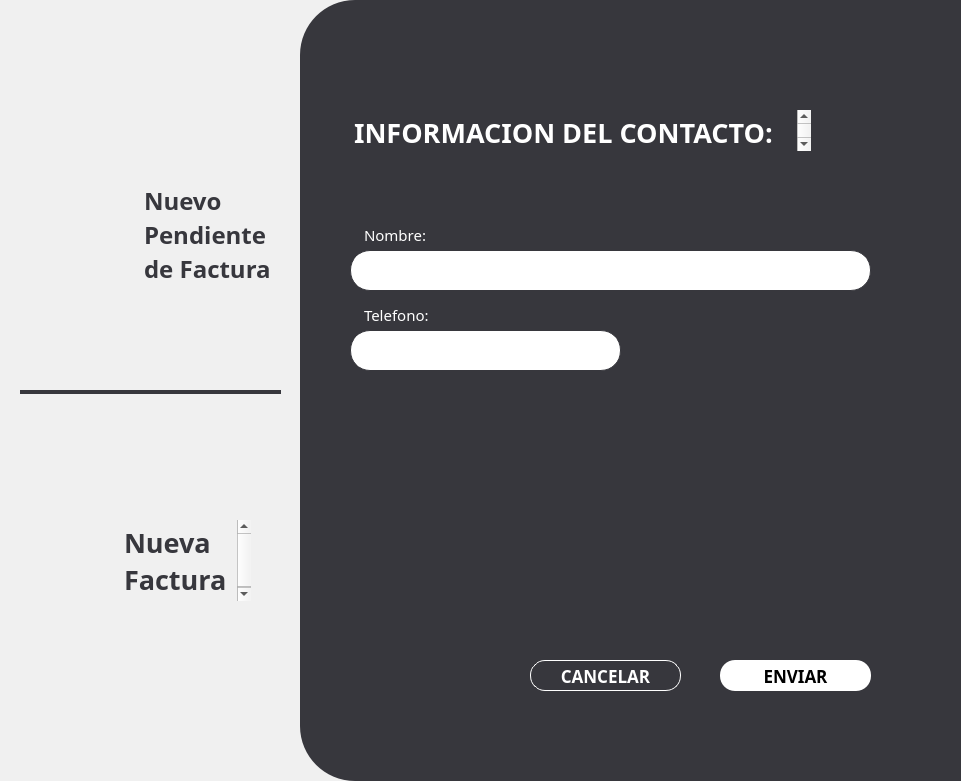
  <widget class="QFrame" name="frame_white">
   <property name="geometry">
    <rect>
     <x>340</x>
     <y>0</y>
     <width>961</width>
     <height>781</height>
    </rect>
   </property>
   <property name="styleSheet">
    <string notr="true">QFrame {
    border: none;       /* Color y grosor del borde */
    border-radius: 55px;          /* Radio de las esquinas */
    background-color: #f0f0f0;    /* Color de fondo */
    margin: 0px;                  /* Margen externo a 0 */
    padding: 0px;                 /* Espaciado interno a 0 */
}

</string>
   </property>
   <property name="frameShape">
    <enum>QFrame::StyledPanel</enum>
   </property>
   <property name="frameShadow">
    <enum>QFrame::Raised</enum>
   </property>
   <widget class="QFrame" name="frame_white_grey">
    <property name="geometry">
     <rect>
      <x>300</x>
      <y>0</y>
      <width>961</width>
      <height>781</height>
     </rect>
    </property>
    <property name="styleSheet">
     <string notr="true">QFrame {
    border: none;       /* Color y grosor del borde */
    border-radius: 55px;          /* Radio de las esquinas */
    background-color: #37373d;    /* Color de fondo */
    margin: 0px;                  /* Margen externo a 0 */
    padding: 0px;                 /* Espaciado interno a 0 */
}

</string>
    </property>
    <property name="frameShape">
     <enum>QFrame::StyledPanel</enum>
    </property>
    <property name="frameShadow">
     <enum>QFrame::Raised</enum>
    </property>
    <widget class="QLineEdit" name="NombreHolder">
     <property name="geometry">
      <rect>
       <x>50</x>
       <y>250</y>
       <width>521</width>
       <height>41</height>
      </rect>
     </property>
     <property name="font">
      <font>
       <family>Montserrat</family>
       <pointsize>18</pointsize>
      </font>
     </property>
     <property name="layoutDirection">
      <enum>Qt::LeftToRight</enum>
     </property>
     <property name="styleSheet">
      <string notr="true">QLineEdit{
	border: 1px solid  #37373d;
		background: #FFFFFF; 
		 border-radius: 20px; 
}</string>
     </property>
     <property name="inputMask">
      <string/>
     </property>
     <property name="alignment">
      <set>Qt::AlignCenter</set>
     </property>
     <property name="placeholderText">
      <string/>
     </property>
    </widget>
    <widget class="QPushButton" name="EnviarButton">
     <property name="geometry">
      <rect>
       <x>420</x>
       <y>660</y>
       <width>151</width>
       <height>31</height>
      </rect>
     </property>
     <property name="font">
      <font>
       <family>Montserrat</family>
       <pointsize>13</pointsize>
       <weight>75</weight>
       <bold>true</bold>
      </font>
     </property>
     <property name="styleSheet">
      <string notr="true">QPushButton{
		background: #FFFFFF; 
		 border-radius: 15px; 
}</string>
     </property>
     <property name="text">
      <string>ENVIAR</string>
     </property>
    </widget>
    <widget class="QTextBrowser" name="InfodelText">
     <property name="geometry">
      <rect>
       <x>50</x>
       <y>110</y>
       <width>461</width>
       <height>41</height>
      </rect>
     </property>
     <property name="sizePolicy">
      <sizepolicy hsizetype="Expanding" vsizetype="Expanding">
       <horstretch>0</horstretch>
       <verstretch>0</verstretch>
      </sizepolicy>
     </property>
     <property name="font">
      <font>
       <family>Montserrat</family>
      </font>
     </property>
     <property name="toolTipDuration">
      <number>-1</number>
     </property>
     <property name="autoFillBackground">
      <bool>false</bool>
     </property>
     <property name="styleSheet">
      <string notr="true">QTextBrowser {
    background: transparent;  /* Quitar el fondo */
	color:#FFFFFF;
    border: none;             /* Quitar el borde */
	margin: 0;                /* Eliminar márgenes */
}</string>
     </property>
     <property name="html">
      <string>&lt;!DOCTYPE HTML PUBLIC &quot;-//W3C//DTD HTML 4.0//EN&quot; &quot;http://www.w3.org/TR/REC-html40/strict.dtd&quot;&gt;
&lt;html&gt;&lt;head&gt;&lt;meta name=&quot;qrichtext&quot; content=&quot;1&quot; /&gt;&lt;style type=&quot;text/css&quot;&gt;
p, li { white-space: pre-wrap; }
&lt;/style&gt;&lt;/head&gt;&lt;body style=&quot; font-family:'Montserrat'; font-size:8.25pt; font-weight:400; font-style:normal;&quot;&gt;
&lt;p style=&quot; margin-top:0px; margin-bottom:0px; margin-left:0px; margin-right:0px; -qt-block-indent:0; text-indent:0px;&quot;&gt;&lt;span style=&quot; font-family:'MS Shell Dlg 2'; font-size:20pt; font-weight:600;&quot;&gt;INFORMACION DEL CONTACTO:&lt;/span&gt;&lt;/p&gt;&lt;/body&gt;&lt;/html&gt;</string>
     </property>
    </widget>
    <widget class="QTextBrowser" name="NombreText">
     <property name="geometry">
      <rect>
       <x>60</x>
       <y>220</y>
       <width>291</width>
       <height>41</height>
      </rect>
     </property>
     <property name="sizePolicy">
      <sizepolicy hsizetype="Expanding" vsizetype="Expanding">
       <horstretch>0</horstretch>
       <verstretch>0</verstretch>
      </sizepolicy>
     </property>
     <property name="font">
      <font>
       <family>Montserrat</family>
       <pointsize>5</pointsize>
      </font>
     </property>
     <property name="toolTipDuration">
      <number>-1</number>
     </property>
     <property name="autoFillBackground">
      <bool>false</bool>
     </property>
     <property name="styleSheet">
      <string notr="true">QTextBrowser {
    background: transparent;  /* Quitar el fondo */
	color:#FFFFFF;
    border: none;             /* Quitar el borde */
	margin: 0;                /* Eliminar márgenes */
}</string>
     </property>
     <property name="html">
      <string>&lt;!DOCTYPE HTML PUBLIC &quot;-//W3C//DTD HTML 4.0//EN&quot; &quot;http://www.w3.org/TR/REC-html40/strict.dtd&quot;&gt;
&lt;html&gt;&lt;head&gt;&lt;meta name=&quot;qrichtext&quot; content=&quot;1&quot; /&gt;&lt;style type=&quot;text/css&quot;&gt;
p, li { white-space: pre-wrap; }
&lt;/style&gt;&lt;/head&gt;&lt;body style=&quot; font-family:'Montserrat'; font-size:5pt; font-weight:400; font-style:normal;&quot;&gt;
&lt;p style=&quot; margin-top:0px; margin-bottom:0px; margin-left:0px; margin-right:0px; -qt-block-indent:0; text-indent:0px;&quot;&gt;&lt;span style=&quot; font-size:11pt;&quot;&gt;Nombre:&lt;/span&gt;&lt;/p&gt;&lt;/body&gt;&lt;/html&gt;</string>
     </property>
    </widget>
    <widget class="QPushButton" name="CancelarButton">
     <property name="geometry">
      <rect>
       <x>230</x>
       <y>660</y>
       <width>151</width>
       <height>31</height>
      </rect>
     </property>
     <property name="font">
      <font>
       <family>Montserrat</family>
       <pointsize>13</pointsize>
       <weight>75</weight>
       <bold>true</bold>
      </font>
     </property>
     <property name="styleSheet">
      <string notr="true">QPushButton{
		border: 1px solid #FFFFFF;
		background: transparent; 
		color: #FFFFFF;
		 border-radius: 15px; 
}</string>
     </property>
     <property name="text">
      <string>CANCELAR</string>
     </property>
    </widget>
    <widget class="QLineEdit" name="TelefonoHolder">
     <property name="geometry">
      <rect>
       <x>50</x>
       <y>330</y>
       <width>271</width>
       <height>41</height>
      </rect>
     </property>
     <property name="font">
      <font>
       <family>Montserrat</family>
       <pointsize>18</pointsize>
      </font>
     </property>
     <property name="layoutDirection">
      <enum>Qt::LeftToRight</enum>
     </property>
     <property name="styleSheet">
      <string notr="true">QLineEdit{
	border: 1px solid  #37373d;
		background: #FFFFFF; 
		 border-radius: 20px; 
}</string>
     </property>
     <property name="inputMask">
      <string/>
     </property>
     <property name="alignment">
      <set>Qt::AlignCenter</set>
     </property>
     <property name="placeholderText">
      <string/>
     </property>
    </widget>
    <widget class="QTextBrowser" name="TelefonoText">
     <property name="geometry">
      <rect>
       <x>60</x>
       <y>300</y>
       <width>291</width>
       <height>41</height>
      </rect>
     </property>
     <property name="sizePolicy">
      <sizepolicy hsizetype="Expanding" vsizetype="Expanding">
       <horstretch>0</horstretch>
       <verstretch>0</verstretch>
      </sizepolicy>
     </property>
     <property name="font">
      <font>
       <family>Montserrat</family>
       <pointsize>5</pointsize>
      </font>
     </property>
     <property name="toolTipDuration">
      <number>-1</number>
     </property>
     <property name="autoFillBackground">
      <bool>false</bool>
     </property>
     <property name="styleSheet">
      <string notr="true">QTextBrowser {
    background: transparent;  /* Quitar el fondo */
	color:#FFFFFF;
    border: none;             /* Quitar el borde */
	margin: 0;                /* Eliminar márgenes */
}</string>
     </property>
     <property name="html">
      <string>&lt;!DOCTYPE HTML PUBLIC &quot;-//W3C//DTD HTML 4.0//EN&quot; &quot;http://www.w3.org/TR/REC-html40/strict.dtd&quot;&gt;
&lt;html&gt;&lt;head&gt;&lt;meta name=&quot;qrichtext&quot; content=&quot;1&quot; /&gt;&lt;style type=&quot;text/css&quot;&gt;
p, li { white-space: pre-wrap; }
&lt;/style&gt;&lt;/head&gt;&lt;body style=&quot; font-family:'Montserrat'; font-size:5pt; font-weight:400; font-style:normal;&quot;&gt;
&lt;p style=&quot; margin-top:0px; margin-bottom:0px; margin-left:0px; margin-right:0px; -qt-block-indent:0; text-indent:0px;&quot;&gt;&lt;span style=&quot; font-size:11pt;&quot;&gt;Telefono:&lt;/span&gt;&lt;/p&gt;&lt;/body&gt;&lt;/html&gt;</string>
     </property>
    </widget>
   </widget>
   <widget class="QLabel" name="NuevaFacturaImg">
    <property name="geometry">
     <rect>
      <x>30</x>
      <y>500</y>
      <width>81</width>
      <height>111</height>
     </rect>
    </property>
    <property name="text">
     <string/>
    </property>
    <property name="pixmap">
     <pixmap>assets/Pendientes.png</pixmap>
    </property>
    <property name="scaledContents">
     <bool>true</bool>
    </property>
   </widget>
   <widget class="QLabel" name="NuevPendienteImg">
    <property name="geometry">
     <rect>
      <x>30</x>
      <y>170</y>
      <width>101</width>
      <height>111</height>
     </rect>
    </property>
    <property name="text">
     <string/>
    </property>
    <property name="pixmap">
     <pixmap>assets/RecadoFacturas.png</pixmap>
    </property>
    <property name="scaledContents">
     <bool>true</bool>
    </property>
   </widget>
   <widget class="QTextBrowser" name="PendienteText">
    <property name="geometry">
     <rect>
      <x>140</x>
      <y>180</y>
      <width>151</width>
      <height>111</height>
     </rect>
    </property>
    <property name="sizePolicy">
     <sizepolicy hsizetype="Expanding" vsizetype="Expanding">
      <horstretch>0</horstretch>
      <verstretch>0</verstretch>
     </sizepolicy>
    </property>
    <property name="font">
     <font>
      <family>Montserrat</family>
     </font>
    </property>
    <property name="toolTipDuration">
     <number>-1</number>
    </property>
    <property name="autoFillBackground">
     <bool>false</bool>
    </property>
    <property name="styleSheet">
     <string notr="true">QTextBrowser {
    background: transparent;  /* Quitar el fondo */
	color:#37373d;
    border: none;             /* Quitar el borde */
	margin: 0;                /* Eliminar márgenes */
}</string>
    </property>
    <property name="html">
     <string>&lt;!DOCTYPE HTML PUBLIC &quot;-//W3C//DTD HTML 4.0//EN&quot; &quot;http://www.w3.org/TR/REC-html40/strict.dtd&quot;&gt;
&lt;html&gt;&lt;head&gt;&lt;meta name=&quot;qrichtext&quot; content=&quot;1&quot; /&gt;&lt;style type=&quot;text/css&quot;&gt;
p, li { white-space: pre-wrap; }
&lt;/style&gt;&lt;/head&gt;&lt;body style=&quot; font-family:'Montserrat'; font-size:8.25pt; font-weight:400; font-style:normal;&quot;&gt;
&lt;p style=&quot; margin-top:0px; margin-bottom:0px; margin-left:0px; margin-right:0px; -qt-block-indent:0; text-indent:0px;&quot;&gt;&lt;span style=&quot; font-family:'MS Shell Dlg 2'; font-size:18pt; font-weight:600;&quot;&gt;Nuevo&lt;/span&gt;&lt;/p&gt;
&lt;p style=&quot; margin-top:0px; margin-bottom:0px; margin-left:0px; margin-right:0px; -qt-block-indent:0; text-indent:0px;&quot;&gt;&lt;span style=&quot; font-family:'MS Shell Dlg 2'; font-size:18pt; font-weight:600;&quot;&gt;Pendiente &lt;/span&gt;&lt;/p&gt;
&lt;p style=&quot; margin-top:0px; margin-bottom:0px; margin-left:0px; margin-right:0px; -qt-block-indent:0; text-indent:0px;&quot;&gt;&lt;span style=&quot; font-family:'MS Shell Dlg 2'; font-size:18pt; font-weight:600;&quot;&gt;de Factura&lt;/span&gt;&lt;/p&gt;&lt;/body&gt;&lt;/html&gt;</string>
    </property>
   </widget>
   <widget class="QTextBrowser" name="NuevaFactText">
    <property name="geometry">
     <rect>
      <x>120</x>
      <y>520</y>
      <width>131</width>
      <height>81</height>
     </rect>
    </property>
    <property name="sizePolicy">
     <sizepolicy hsizetype="Expanding" vsizetype="Expanding">
      <horstretch>0</horstretch>
      <verstretch>0</verstretch>
     </sizepolicy>
    </property>
    <property name="font">
     <font>
      <family>Montserrat</family>
     </font>
    </property>
    <property name="toolTipDuration">
     <number>-1</number>
    </property>
    <property name="autoFillBackground">
     <bool>false</bool>
    </property>
    <property name="styleSheet">
     <string notr="true">QTextBrowser {
    background: transparent;  /* Quitar el fondo */
	color:#37373d;
    border: none;             /* Quitar el borde */
	margin: 0;                /* Eliminar márgenes */
}</string>
    </property>
    <property name="html">
     <string>&lt;!DOCTYPE HTML PUBLIC &quot;-//W3C//DTD HTML 4.0//EN&quot; &quot;http://www.w3.org/TR/REC-html40/strict.dtd&quot;&gt;
&lt;html&gt;&lt;head&gt;&lt;meta name=&quot;qrichtext&quot; content=&quot;1&quot; /&gt;&lt;style type=&quot;text/css&quot;&gt;
p, li { white-space: pre-wrap; }
&lt;/style&gt;&lt;/head&gt;&lt;body style=&quot; font-family:'Montserrat'; font-size:8.25pt; font-weight:400; font-style:normal;&quot;&gt;
&lt;p style=&quot; margin-top:0px; margin-bottom:0px; margin-left:0px; margin-right:0px; -qt-block-indent:0; text-indent:0px;&quot;&gt;&lt;span style=&quot; font-family:'MS Shell Dlg 2'; font-size:20pt; font-weight:600;&quot;&gt;Nueva &lt;/span&gt;&lt;/p&gt;
&lt;p style=&quot; margin-top:0px; margin-bottom:0px; margin-left:0px; margin-right:0px; -qt-block-indent:0; text-indent:0px;&quot;&gt;&lt;span style=&quot; font-family:'MS Shell Dlg 2'; font-size:20pt; font-weight:600;&quot;&gt;Factura&lt;/span&gt;&lt;/p&gt;&lt;/body&gt;&lt;/html&gt;</string>
    </property>
   </widget>
   <widget class="QFrame" name="frame_10">
    <property name="geometry">
     <rect>
      <x>20</x>
      <y>390</y>
      <width>261</width>
      <height>4</height>
     </rect>
    </property>
    <property name="styleSheet">
     <string notr="true">QFrame {
    border: none;       /* Color y grosor del borde */
    background-color: #37373d;    /* Color de fondo */
}

</string>
    </property>
    <property name="frameShape">
     <enum>QFrame::StyledPanel</enum>
    </property>
    <property name="frameShadow">
     <enum>QFrame::Raised</enum>
    </property>
   </widget>
  </widget>
